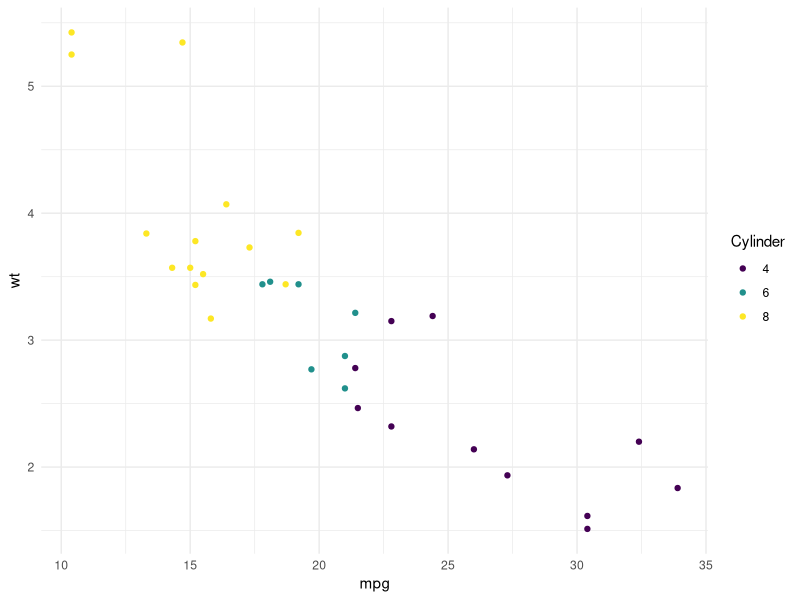

Here is the R script that generated this plot:
## ---- chunk 1
library(tidyverse)
## ---- chunk 2
mtcars |>
  ggplot(aes(x = mpg, y = wt, color = as.character(cyl))) +
  geom_point() +
  scale_color_viridis_d(name = "Cylinder") +
  theme_minimal()
